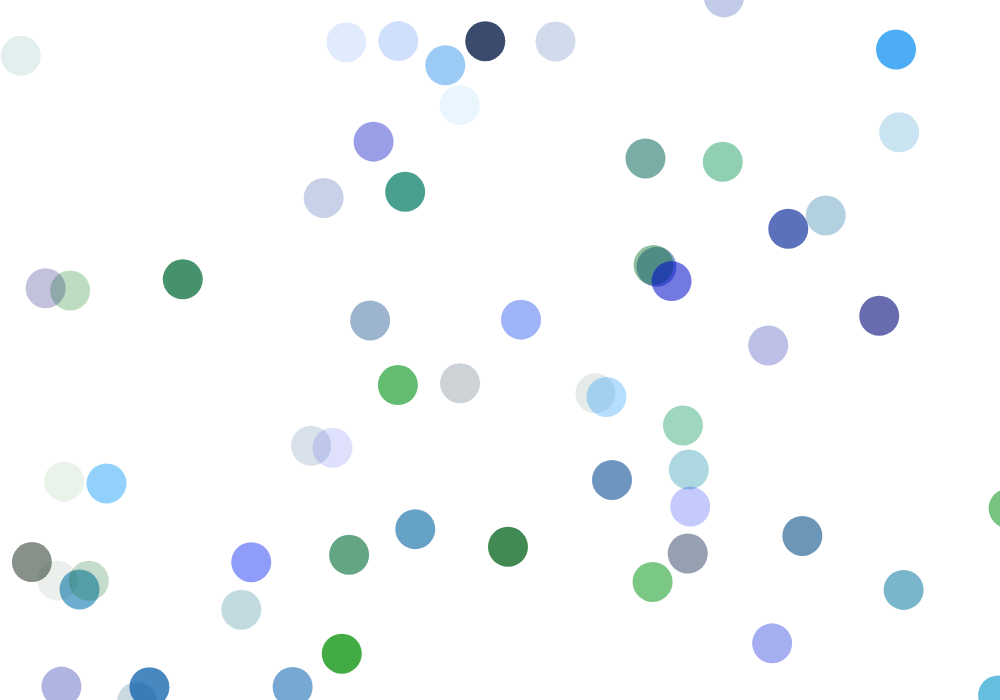
Frame 1 (no input)
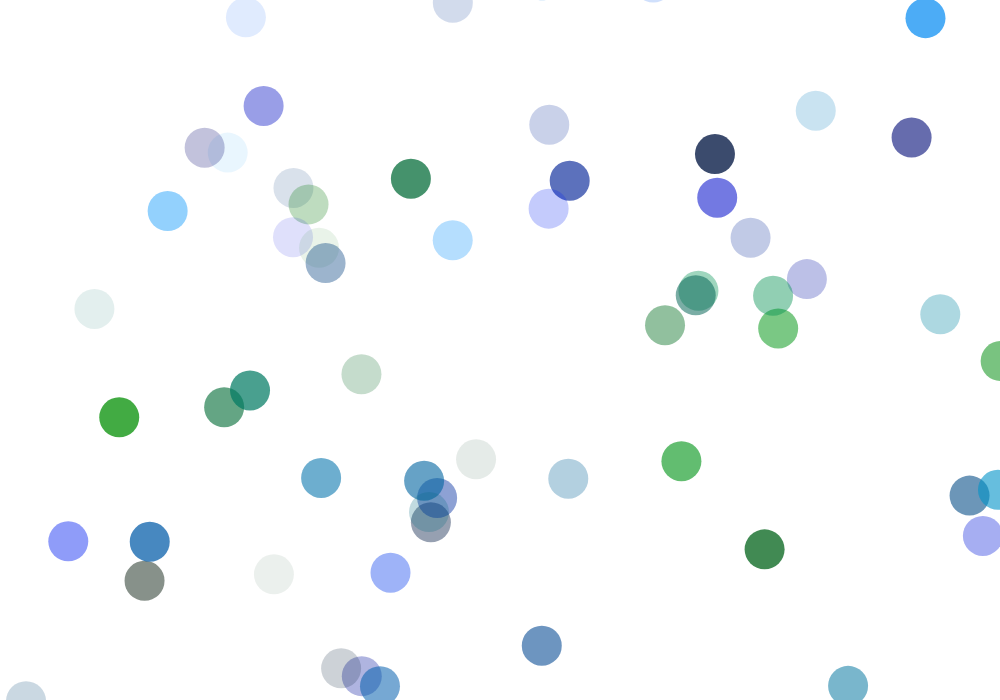
Frame 60 (no input)
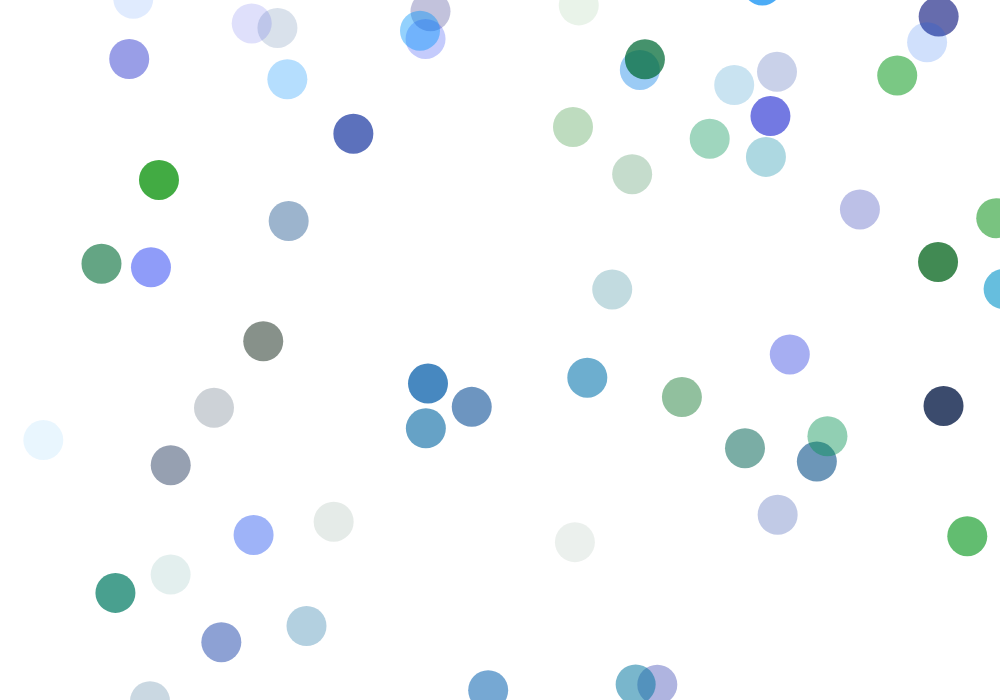
Frame 120 (the mouse pressed at the canvas centre since frame 60)

The p5.js sketch that drew these frames (run headless with seeded random() and noise() and a simulated clock; from frame 60 on, the mouse is pressed at the canvas centre):

// p5.js sketch
// ── sketch.js
var x, y;
var radius;
// var h, s, b;
var col = [];

var circles = [];
var r, g, b, a;

var dirX, dirY;
var angle;
var xOffset, yOffset;

function setup() {
  angleMode(DEGREES);
  createCanvas(1000, 700);
  radius = 40;

  for (var i = 0; i < 60; i++) {
    r = 0;
    g = random(150);
    b = random(255);
    a = random(20, 200);
    col[i] = color(r, g, b, a);
    circles[i] = new Circle();
  }
}


function draw() {
  background(255);

  for (var i = 0; i < circles.length; i++) {
    fill(col[i]);
    circles[i].update();
    circles[i].drawCircle();

  }
}

function Circle() {
  this.x = random(width);
  this.y = random(height);
  this.dirX = random(-5, 5);
  this.dirY = random(-5, 5);

  this.update = function() {
    this.x += this.dirX;
    this.y += this.dirY;

    if (this.x >= width - radius / 2) {
      this.dirX *= -1;
    } else if (this.x <= 0 + radius / 2) {
      this.dirX *= -1;
    } else if (this.y >= height - radius / 2) {
      this.dirY *= -1;
    } else if (this.y <= 0 - radius / 2) {
      this.dirY *= -1;
    }
  }
  this.drawCircle = function() {
    angle = random(360);
    var distance = random(10);
    xOffset = cos(angle) * distance;
    yOffset = sin(angle) * distance;
    noStroke();

    ellipse(this.x + xOffset, this.y + yOffset, radius, radius);
  }
}
